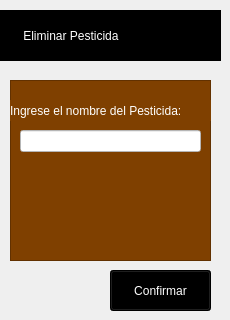
             <widget class="QWidget" name="Eliminar_pesticida">
              <widget class="QLabel" name="label_31">
               <property name="geometry">
                <rect>
                 <x>0</x>
                 <y>10</y>
                 <width>221</width>
                 <height>51</height>
                </rect>
               </property>
               <property name="styleSheet">
                <string notr="true">color: rgb(255, 255, 255);
font: 900 12pt &quot;Arial Black&quot;;
background-color: rgb(0, 0, 0);</string>
               </property>
               <property name="text">
                <string>       Eliminar Pesticida</string>
               </property>
              </widget>
              <widget class="QFrame" name="frame_14">
               <property name="geometry">
                <rect>
                 <x>10</x>
                 <y>80</y>
                 <width>201</width>
                 <height>181</height>
                </rect>
               </property>
               <property name="styleSheet">
                <string notr="true">background-color: rgb(127, 64, 0);</string>
               </property>
               <property name="frameShape">
                <enum>QFrame::StyledPanel</enum>
               </property>
               <property name="frameShadow">
                <enum>QFrame::Raised</enum>
               </property>
               <widget class="QLabel" name="label_44">
                <property name="geometry">
                 <rect>
                  <x>0</x>
                  <y>20</y>
                  <width>201</width>
                  <height>21</height>
                 </rect>
                </property>
                <property name="styleSheet">
                 <string notr="true">color: rgb(255, 255, 255);
font: 900 8pt &quot;Arial Black&quot;;</string>
                </property>
                <property name="text">
                 <string>Ingrese el nombre del Pesticida:</string>
                </property>
               </widget>
               <widget class="QLineEdit" name="lineEdit_25">
                <property name="geometry">
                 <rect>
                  <x>10</x>
                  <y>50</y>
                  <width>181</width>
                  <height>22</height>
                 </rect>
                </property>
                <property name="styleSheet">
                 <string notr="true">background-color: rgb(255, 255, 255);</string>
                </property>
               </widget>
              </widget>
              <widget class="QPushButton" name="pushButton_28">
               <property name="geometry">
                <rect>
                 <x>110</x>
                 <y>270</y>
                 <width>101</width>
                 <height>41</height>
                </rect>
               </property>
               <property name="styleSheet">
                <string notr="true">background-color: rgb(0, 0, 0);
color: rgb(255, 255, 255);
font: 900 10pt &quot;Arial Black&quot;;
</string>
               </property>
               <property name="text">
                <string>Confirmar</string>
               </property>
              </widget>
             </widget>
